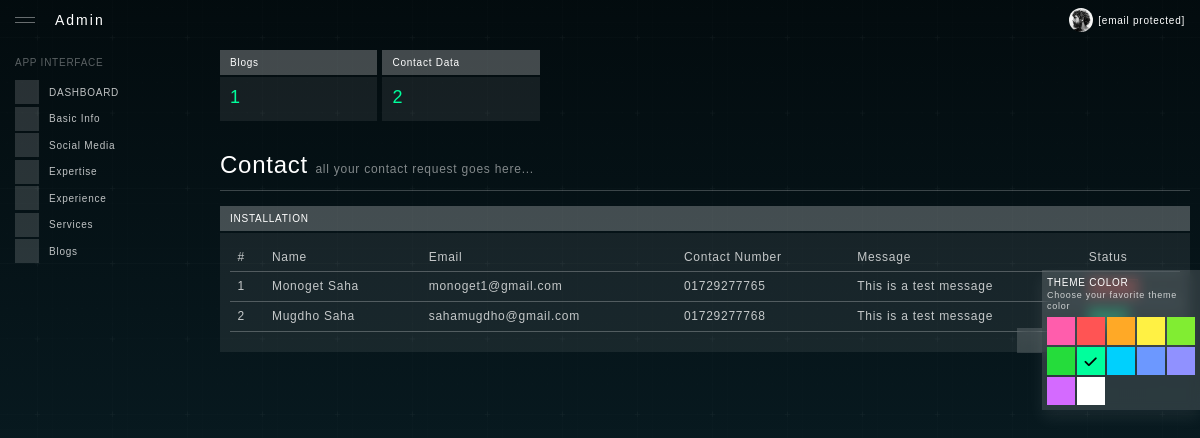
/admin/Dashboard (signed in), run on the app's committed database.
### tables this page shows
CREATE TABLE `doctors_contact` (
  `contact_id` int(11) NOT NULL,
  `doctor_id` int(11) NOT NULL,
  `name` varchar(500) NOT NULL,
  `phone_number` varchar(255) NOT NULL,
  `email` varchar(255) NOT NULL,
  `message` text NOT NULL,
  `status` int(11) NOT NULL DEFAULT 0,
  `inserted_at` datetime NOT NULL,
  `updated_at` datetime NOT NULL
);

### admin/config/dbConfig.php (called while the page is built, shortened)
<?php
class DBController {
    private $host = "localhost";
    private $user = "root";
    private $password = "";
    private $database = "doctor_demo";
    private $conn;
    function __construct() {
        $this->conn = $this->connectDB();
    }
    function connectDB() {
        $conn = mysqli_connect($this->host,$this->user,$this->password,$this->database);
        return $conn;
    }
    function runQuery($query) {
        $result = mysqli_query($this->conn,$query);
        while($row=mysqli_fetch_assoc($result)) {
            $resultset[] = $row;
        }
        if(!empty($resultset))
            return $resultset;
    }
    function numRows($query) {
        $result  = mysqli_query($this->conn,$query);
        $rowcount = mysqli_num_rows($result);
        return $rowcount;
    }
}

### admin/dashboard.php (the view, shortened to what this page needs)
<?php
require_once('config/dbConfig.php');
$db_handle = new DBController();
?>
<!DOCTYPE html>
<html lang="en">
<head>
    <?php include ('includes/css.php');?>
</head>
<body >
<div id="app" class="app">
    <?php include ('includes/headerfile.php');?>
    <?php include ('includes/sidemenu.php');?>
    <div id="content" class="app-content p-3">
        <div class="row g-2">
            <div class="col-xl-12">
                <div class="row g-2">
                    <div class="col-xl-2 col-lg-3 col-6">
                        <div class="card h-100">
                            <div class="card-header">Blogs</div>
                            <div class="card-body">
                                <?php
                                $fetch_blog_no = $db_handle->numRows("SELECT * FROM `doctors_blog` WHERE `doctor_id` = 1");
                                ?>
                                <div class="h4 fw-100 text-theme mb-1"><?php echo $fetch_blog_no;?></div>
                            </div>
                        </div>
                    </div>
                    <div class="col-xl-2 col-lg-3 col-6">
                        <div class="card h-100">
                            <div class="card-header">Contact Data</div>
                            <div class="card-body">
                                <?php
                                $fetch_contact_data = $db_handle->numRows("SELECT * FROM `doctors_contact` WHERE `doctor_id`=1");
                                ?>
                                <div class="h4 fw-100 text-theme mb-1"><?php echo $fetch_contact_data;?></div>
                            </div>
                        </div>
                    </div>
                </div>
            </div>
            <div class="col-xl-12 mt-5">
                <div class="row">
                    <div class="col-xl-12">
                        <h1 class="page-header">
                            Contact <small>all your contact request goes here...</small>
                        </h1>
                        <hr class="mb-4 opacity-3" />
                        <div id="datatable" class="mb-5">
                            <div class="card">
                                <div class="card-header with-btn">
                                    INSTALLATION
                                    <div class="card-header-btn">
                                        <a href="#" data-toggle="card-collapse" class="btn"><iconify-icon icon="material-symbols-light:stat-minus-1"></iconify-icon></a>
                                        <a href="#" data-toggle="card-expand" class="btn"><iconify-icon icon="material-symbols-light:fullscreen"></iconify-icon></a>
                                        <a href="#" data-toggle="card-remove" class="btn"><iconify-icon icon="material-symbols-light:close-rounded"></iconify-icon></a>
                                    </div>
                                </div>
                                <div class="card-body">
                                    <table id="datatableDefault" width="100%" class="table text-nowrap">
                                        <thead>
                                        <tr>
                                            <th>#</th>
                                            <th>Name</th>
                                            <th>Email</th>
                                            <th>Contact Number</th>
                                            <th>Message</th>
                                            <th>Status</th>
                                        </tr>
                                        </thead>
                                        <tbody>
                                        <?php
                                        $query = "SELECT * FROM doctors_contact where doctor_id = '1' order by contact_id DESC";
                                        $contact = $db_handle->runQuery($query);
                                        $e_no = $db_handle->numRows($query);
                                        for($i=0; $i<$e_no; $i++){
                                            ?>
                                            <tr>
                                                <td><?php echo $i+1;?></td>
                                                <td><?php echo $contact[$i]['name'];?></td>
                                                <td><?php echo $contact[$i]['email'];?></td>
                                                <td><?php echo $contact[$i]['phone_number'];?></td>
                                                <td><?php echo $contact[$i]['message'];?></td>
                                                <td><?php if($contact[$i]['status'] == 0) {
                                                    ?>
                                                <a href="Dashboard?update=<?php echo $contact[$i]['contact_id'];?>"><span class="badge bg-danger bg-opacity-10 text-danger border border-danger">Unread</span></a>
                                                <?php
                                                }
                                                else {?>
                                                <a href="Dashboard?update=<?php echo $contact[$i]['contact_id'];?>"><span class="badge bg-success bg-opacity-10 text-success border border-success">Read</span> </a>
                                                <?php }?></td>
                                            </tr>
                                            <?php
                                        }
                                        ?>
                                        </tbody>
                                    </table>
                                </div>
                            </div>
                        </div>
                    </div>
                </div>
            </div>
        </div>
    </div>
    <?php include ('includes/themecolor.php');?>
</div>
</body>
</html>

### data on the page
doctors_contact: name "Monoget Saha", email "monoget1@gmail.com", phone_number "01729277765", message "This is a test message"
doctors_contact: name "Mugdho Saha", email "sahamugdho@gmail.com", phone_number "01729277768", message "This is a test message"

### other printed values
$fetch_blog_no "1"
$fetch_contact_data "2"
